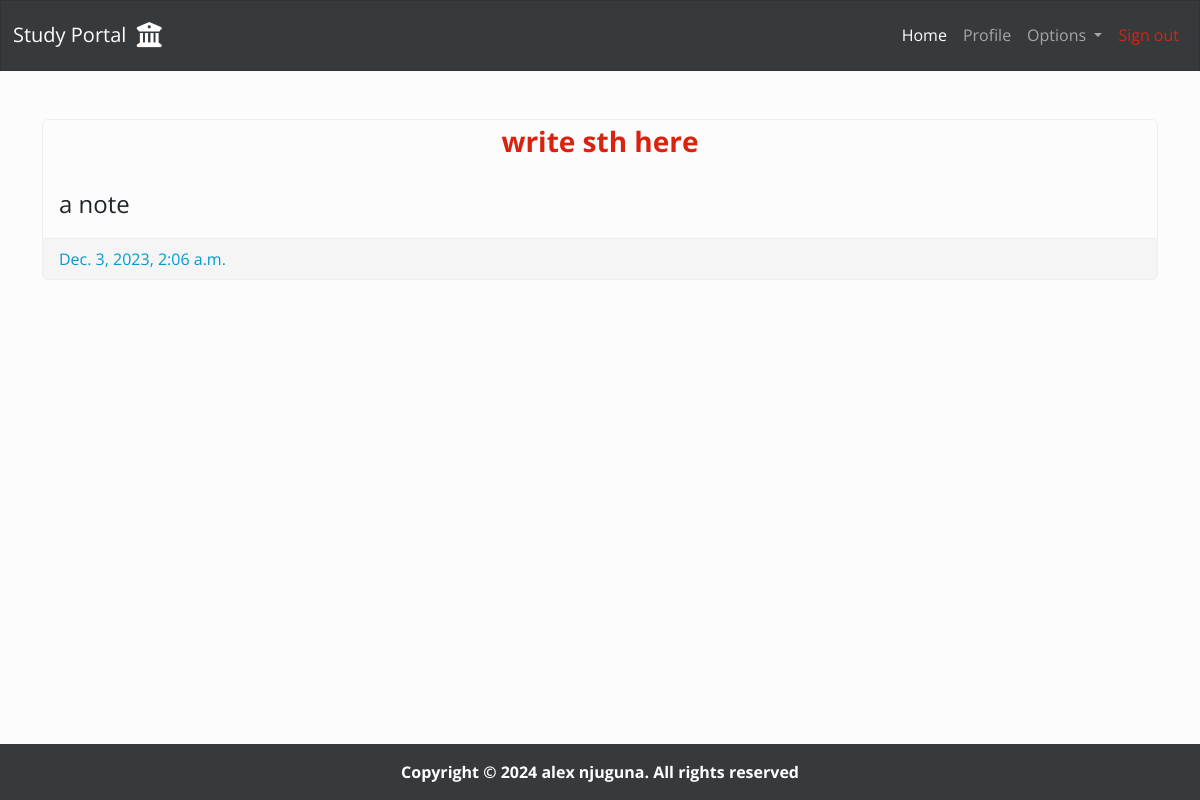
Page /note/note-detail/1/ (signed in) on the committed database.
### note/models.py (models this page shows, shortened)
class Note(models.Model):
    user = models.ForeignKey(User, on_delete=models.CASCADE)
    title = models.CharField(max_length=80)
    description = models.TextField()
    created_at = models.DateTimeField(auto_now_add=True)

### note/views.py (the view)
# urls.py: path("note-detail/<int:id>/", views.note_detail, name="note_detail"),
@login_required
def note_detail(request, id):
    note = Note.objects.get(user=request.user, id=id)
    return render(request, "note/note_detail.html", {
        "title": "detail",
        "note": note
    })

### note/templates/note/note_detail.html
{% extends 'dashboard/base.html' %}
{% block content %}
    <div class="container-sm mt-5">
        <div class="card mw-75">
            <div class="card-title text-primary text-center fw-bold fs-3">
                {{ note.title }}
            </div>
            <div class="card-body fs-4">
                {{ note.description }}
            </div>
            <div class="card-footer mt-auto text-info">
                {{ note.created_at }}
            </div>
        </div>
    </div>
{% endblock content %}

### dashboard/static/dashboard/css/home_style.css (style rules this page uses)
body { display: flex; flex-direction: column; min-height: 100vh; }

### rows in the picture
Note: title "write sth here", description "a note", created_at "Dec. 3, 2023, 2:06 a.m."
